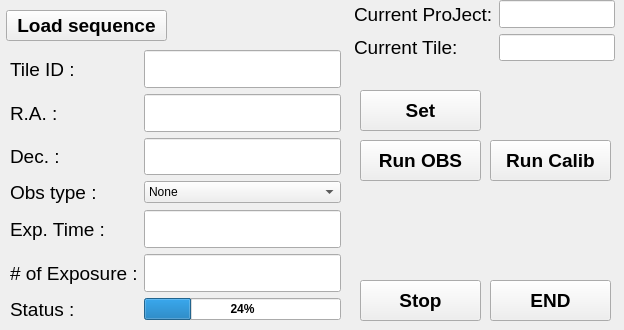
      <widget class="QWidget" name="tab_queue">
       <attribute name="title">
        <string>Queue Mode</string>
       </attribute>
       <widget class="QPushButton" name="pushbtn_load_sequence">
        <property name="geometry">
         <rect>
          <x>6</x>
          <y>10</y>
          <width>161</width>
          <height>31</height>
         </rect>
        </property>
        <property name="font">
         <font>
          <family>Arial</family>
          <pointsize>14</pointsize>
          <weight>75</weight>
          <bold>true</bold>
          <strikeout>false</strikeout>
         </font>
        </property>
        <property name="toolTip">
         <string>&lt;html&gt;&lt;head/&gt;&lt;body&gt;&lt;p&gt;To set the information of the observation&lt;/p&gt;&lt;/body&gt;&lt;/html&gt;</string>
        </property>
        <property name="text">
         <string>Load sequence</string>
        </property>
       </widget>
       <widget class="QPushButton" name="pushbtn_stop_sequence">
        <property name="geometry">
         <rect>
          <x>360</x>
          <y>280</y>
          <width>121</width>
          <height>41</height>
         </rect>
        </property>
        <property name="font">
         <font>
          <family>Arial</family>
          <pointsize>14</pointsize>
          <weight>75</weight>
          <bold>true</bold>
          <strikeout>false</strikeout>
         </font>
        </property>
        <property name="toolTip">
         <string>&lt;html&gt;&lt;head/&gt;&lt;body&gt;&lt;p&gt;To set the information of the observation&lt;/p&gt;&lt;/body&gt;&lt;/html&gt;</string>
        </property>
        <property name="text">
         <string>Stop</string>
        </property>
       </widget>
       <widget class="QPushButton" name="pushbtn_run_obs">
        <property name="geometry">
         <rect>
          <x>360</x>
          <y>140</y>
          <width>121</width>
          <height>41</height>
         </rect>
        </property>
        <property name="font">
         <font>
          <family>Arial</family>
          <pointsize>14</pointsize>
          <weight>75</weight>
          <bold>true</bold>
          <strikeout>false</strikeout>
         </font>
        </property>
        <property name="toolTip">
         <string>&lt;html&gt;&lt;head/&gt;&lt;body&gt;&lt;p&gt;To set the information of the observation&lt;/p&gt;&lt;/body&gt;&lt;/html&gt;</string>
        </property>
        <property name="text">
         <string>Run OBS</string>
        </property>
       </widget>
       <widget class="QPushButton" name="pushbtn_set_sequence">
        <property name="geometry">
         <rect>
          <x>360</x>
          <y>90</y>
          <width>121</width>
          <height>41</height>
         </rect>
        </property>
        <property name="font">
         <font>
          <family>Arial</family>
          <pointsize>14</pointsize>
          <weight>75</weight>
          <bold>true</bold>
          <strikeout>false</strikeout>
         </font>
        </property>
        <property name="toolTip">
         <string>&lt;html&gt;&lt;head/&gt;&lt;body&gt;&lt;p&gt;To set the information of the observation&lt;/p&gt;&lt;/body&gt;&lt;/html&gt;</string>
        </property>
        <property name="text">
         <string>Set</string>
        </property>
       </widget>
       <widget class="QWidget" name="formLayoutWidget_3">
        <property name="geometry">
         <rect>
          <x>10</x>
          <y>50</y>
          <width>331</width>
          <height>271</height>
         </rect>
        </property>
        <layout class="QFormLayout" name="formLayout_3">
         <item row="0" column="0">
          <widget class="QLabel" name="label_target_target_name_2">
           <property name="font">
            <font>
             <family>Arial</family>
             <pointsize>14</pointsize>
             <weight>50</weight>
             <bold>false</bold>
             <strikeout>false</strikeout>
            </font>
           </property>
           <property name="text">
            <string>Tile ID :</string>
           </property>
           <property name="scaledContents">
            <bool>false</bool>
           </property>
           <property name="alignment">
            <set>Qt::AlignLeading|Qt::AlignLeft|Qt::AlignVCenter</set>
           </property>
          </widget>
         </item>
         <item row="1" column="0">
          <widget class="QLabel" name="label_ra_4">
           <property name="font">
            <font>
             <family>Arial</family>
             <pointsize>14</pointsize>
             <weight>50</weight>
             <bold>false</bold>
             <strikeout>false</strikeout>
            </font>
           </property>
           <property name="text">
            <string>R.A. :        </string>
           </property>
          </widget>
         </item>
         <item row="2" column="0">
          <widget class="QLabel" name="label_dec_4">
           <property name="font">
            <font>
             <family>Arial</family>
             <pointsize>14</pointsize>
             <weight>50</weight>
             <bold>false</bold>
             <strikeout>false</strikeout>
            </font>
           </property>
           <property name="text">
            <string>Dec. :   </string>
           </property>
          </widget>
         </item>
         <item row="3" column="0">
          <widget class="QLabel" name="label_obs_type_3">
           <property name="font">
            <font>
             <family>Arial</family>
             <pointsize>14</pointsize>
             <weight>50</weight>
             <bold>false</bold>
             <strikeout>false</strikeout>
            </font>
           </property>
           <property name="text">
            <string>Obs type :</string>
           </property>
          </widget>
         </item>
         <item row="4" column="0">
          <widget class="QLabel" name="label_exp_time_4">
           <property name="font">
            <font>
             <family>Arial</family>
             <pointsize>14</pointsize>
             <weight>50</weight>
             <bold>false</bold>
             <strikeout>false</strikeout>
            </font>
           </property>
           <property name="text">
            <string>Exp. Time :</string>
           </property>
          </widget>
         </item>
         <item row="5" column="0">
          <widget class="QLabel" name="label_num_exp_4">
           <property name="font">
            <font>
             <family>Arial</family>
             <pointsize>14</pointsize>
             <weight>50</weight>
             <bold>false</bold>
             <strikeout>false</strikeout>
            </font>
           </property>
           <property name="text">
            <string># of Exposure :</string>
           </property>
          </widget>
         </item>
         <item row="6" column="0">
          <widget class="QLabel" name="label_obs_status_4">
           <property name="font">
            <font>
             <family>Arial</family>
             <pointsize>14</pointsize>
             <weight>50</weight>
             <bold>false</bold>
             <strikeout>false</strikeout>
            </font>
           </property>
           <property name="text">
            <string>Status :</string>
           </property>
          </widget>
         </item>
         <item row="0" column="1">
          <widget class="QLineEdit" name="lineEdit_TileID">
           <property name="enabled">
            <bool>true</bool>
           </property>
           <property name="sizePolicy">
            <sizepolicy hsizetype="Expanding" vsizetype="Expanding">
             <horstretch>0</horstretch>
             <verstretch>0</verstretch>
            </sizepolicy>
           </property>
           <property name="readOnly">
            <bool>true</bool>
           </property>
          </widget>
         </item>
         <item row="1" column="1">
          <widget class="QLineEdit" name="lineEdit_ra_1">
           <property name="enabled">
            <bool>true</bool>
           </property>
           <property name="sizePolicy">
            <sizepolicy hsizetype="Expanding" vsizetype="Expanding">
             <horstretch>0</horstretch>
             <verstretch>0</verstretch>
            </sizepolicy>
           </property>
           <property name="readOnly">
            <bool>true</bool>
           </property>
          </widget>
         </item>
         <item row="2" column="1">
          <widget class="QLineEdit" name="lineEdit_dec_1">
           <property name="enabled">
            <bool>true</bool>
           </property>
           <property name="sizePolicy">
            <sizepolicy hsizetype="Expanding" vsizetype="Expanding">
             <horstretch>0</horstretch>
             <verstretch>0</verstretch>
            </sizepolicy>
           </property>
           <property name="readOnly">
            <bool>true</bool>
           </property>
          </widget>
         </item>
         <item row="4" column="1">
          <widget class="QLineEdit" name="lineEdit_exp_time_1">
           <property name="enabled">
            <bool>true</bool>
           </property>
           <property name="sizePolicy">
            <sizepolicy hsizetype="Expanding" vsizetype="Expanding">
             <horstretch>0</horstretch>
             <verstretch>0</verstretch>
            </sizepolicy>
           </property>
           <property name="readOnly">
            <bool>true</bool>
           </property>
          </widget>
         </item>
         <item row="5" column="1">
          <widget class="QLineEdit" name="lineEdit_n_exp_1">
           <property name="enabled">
            <bool>true</bool>
           </property>
           <property name="sizePolicy">
            <sizepolicy hsizetype="Expanding" vsizetype="Expanding">
             <horstretch>0</horstretch>
             <verstretch>0</verstretch>
            </sizepolicy>
           </property>
           <property name="readOnly">
            <bool>true</bool>
           </property>
          </widget>
         </item>
         <item row="3" column="1">
          <widget class="QComboBox" name="obstype_1">
           <item>
            <property name="text">
             <string>None</string>
            </property>
           </item>
           <item>
            <property name="text">
             <string>Bias</string>
            </property>
           </item>
           <item>
            <property name="text">
             <string>Arc</string>
            </property>
           </item>
           <item>
            <property name="text">
             <string>Flat</string>
            </property>
           </item>
           <item>
            <property name="text">
             <string>Object</string>
            </property>
           </item>
          </widget>
         </item>
         <item row="6" column="1">
          <widget class="QProgressBar" name="progressBar_svc">
           <property name="font">
            <font>
             <pointsize>9</pointsize>
             <weight>75</weight>
             <bold>true</bold>
             <strikeout>false</strikeout>
            </font>
           </property>
           <property name="value">
            <number>24</number>
           </property>
          </widget>
         </item>
        </layout>
       </widget>
       <widget class="QWidget" name="formLayoutWidget_5">
        <property name="geometry">
         <rect>
          <x>354</x>
          <y>0</y>
          <width>261</width>
          <height>61</height>
         </rect>
        </property>
        <layout class="QFormLayout" name="formLayout_5">
         <item row="0" column="0">
          <widget class="QLabel" name="label_CProj">
           <property name="font">
            <font>
             <family>Arial</family>
             <pointsize>14</pointsize>
             <weight>50</weight>
             <bold>false</bold>
             <strikeout>false</strikeout>
            </font>
           </property>
           <property name="text">
            <string>Current ProJect:</string>
           </property>
          </widget>
         </item>
         <item row="0" column="1">
          <widget class="QLineEdit" name="lineEdit_CProj">
           <property name="sizePolicy">
            <sizepolicy hsizetype="Expanding" vsizetype="Expanding">
             <horstretch>0</horstretch>
             <verstretch>0</verstretch>
            </sizepolicy>
           </property>
           <property name="text">
            <string/>
           </property>
           <property name="alignment">
            <set>Qt::AlignCenter</set>
           </property>
           <property name="readOnly">
            <bool>false</bool>
           </property>
          </widget>
         </item>
         <item row="1" column="0">
          <widget class="QLabel" name="label_CTile">
           <property name="font">
            <font>
             <family>Arial</family>
             <pointsize>14</pointsize>
             <weight>50</weight>
             <bold>false</bold>
             <strikeout>false</strikeout>
            </font>
           </property>
           <property name="text">
            <string>Current Tile:</string>
           </property>
          </widget>
         </item>
         <item row="1" column="1">
          <widget class="QLineEdit" name="lineEdit_CTile">
           <property name="sizePolicy">
            <sizepolicy hsizetype="Expanding" vsizetype="Expanding">
             <horstretch>0</horstretch>
             <verstretch>0</verstretch>
            </sizepolicy>
           </property>
           <property name="text">
            <string/>
           </property>
           <property name="alignment">
            <set>Qt::AlignCenter</set>
           </property>
           <property name="readOnly">
            <bool>false</bool>
           </property>
          </widget>
         </item>
        </layout>
       </widget>
       <widget class="QPushButton" name="pushbtn_run_calib">
        <property name="geometry">
         <rect>
          <x>490</x>
          <y>140</y>
          <width>121</width>
          <height>41</height>
         </rect>
        </property>
        <property name="font">
         <font>
          <family>Arial</family>
          <pointsize>14</pointsize>
          <weight>75</weight>
          <bold>true</bold>
          <strikeout>false</strikeout>
         </font>
        </property>
        <property name="toolTip">
         <string>&lt;html&gt;&lt;head/&gt;&lt;body&gt;&lt;p&gt;To set the information of the observation&lt;/p&gt;&lt;/body&gt;&lt;/html&gt;</string>
        </property>
        <property name="text">
         <string>Run Calib</string>
        </property>
       </widget>
       <widget class="QPushButton" name="pushbtn_stop_sequence_3">
        <property name="geometry">
         <rect>
          <x>490</x>
          <y>280</y>
          <width>121</width>
          <height>41</height>
         </rect>
        </property>
        <property name="font">
         <font>
          <family>Arial</family>
          <pointsize>14</pointsize>
          <weight>75</weight>
          <bold>true</bold>
          <strikeout>false</strikeout>
         </font>
        </property>
        <property name="toolTip">
         <string>&lt;html&gt;&lt;head/&gt;&lt;body&gt;&lt;p&gt;To set the information of the observation&lt;/p&gt;&lt;/body&gt;&lt;/html&gt;</string>
        </property>
        <property name="text">
         <string>END</string>
        </property>
       </widget>
      </widget>
